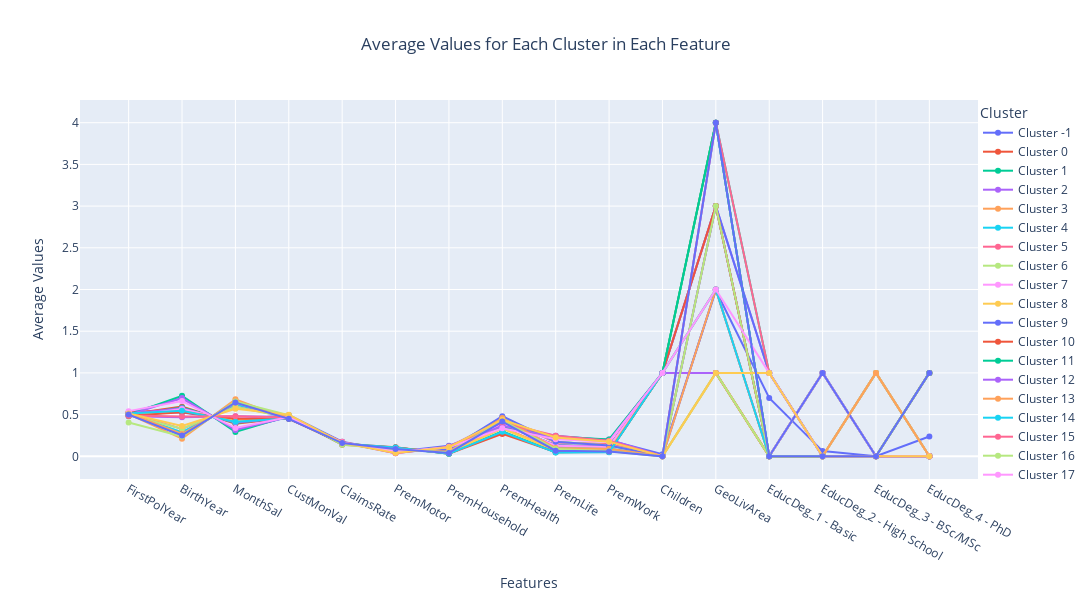

Notebook code for this chart:
### Code cell
selected_columns = list(df_norm.columns) + ['dbscan_cluster']

cluster_profile(df_norm_clusters[selected_columns], 'dbscan_cluster')

### Figure 1 — Plotly figure (JSON) as saved in the notebook; plotly's stock layout.template omitted (floating-point values rounded to 4 significant figures)
{"data": [{"mode": "lines+markers", "name": "Cluster -1", "type": "scatter", "x": ["FirstPolYear", "BirthYear", "MonthSal", "CustMonVal", "ClaimsRate", "PremMotor", "PremHousehold", "PremHealth", "PremLife", "PremWork", "Children", "GeoLivArea", "EducDeg_1 - Basic", "EducDeg_2 - High School", "EducDeg_3 - BSc/MSc", "EducDeg_4 - PhD"], "y": [0.5286, 0.5263, 0.4392, 0.494, 0.1756, 0.0553, 0.1262, 0.3591, 0.2458, 0.1916, 0.025, 1.988, 0.7, 0.0625, 0, 0.2375]}, {"mode": "lines+markers", "name": "Cluster 0", "type": "scatter", "x": ["FirstPolYear", "BirthYear", "MonthSal", "CustMonVal", "ClaimsRate", "PremMotor", "PremHousehold", "PremHealth", "PremLife", "PremWork", "Children", "GeoLivArea", "EducDeg_1 - Basic", "EducDeg_2 - High School", "EducDeg_3 - BSc/MSc", "EducDeg_4 - PhD"], "y": [0.5035, 0.5955, 0.3895, 0.461, 0.1623, 0.07212, 0.06826, 0.3796, 0.1308, 0.1181, 1, 1, 0, 1, 0, 0]}, {"mode": "lines+markers", "name": "Cluster 1", "type": "scatter", "x": ["FirstPolYear", "BirthYear", "MonthSal", "CustMonVal", "ClaimsRate", "PremMotor", "PremHousehold", "PremHealth", "PremLife", "PremWork", "Children", "GeoLivArea", "EducDeg_1 - Basic", "EducDeg_2 - High School", "EducDeg_3 - BSc/MSc", "EducDeg_4 - PhD"], "y": [0.4932, 0.5858, 0.3988, 0.4689, 0.1585, 0.07204, 0.07083, 0.3819, 0.1322, 0.113, 1, 4, 0, 1, 0, 0]}, {"mode": "lines+markers", "name": "Cluster 2", "type": "scatter", "x": ["FirstPolYear", "BirthYear", "MonthSal", "CustMonVal", "ClaimsRate", "PremMotor", "PremHousehold", "PremHealth", "PremLife", "PremWork", "Children", "GeoLivArea", "EducDeg_1 - Basic", "EducDeg_2 - High School", "EducDeg_3 - BSc/MSc", "EducDeg_4 - PhD"], "y": [0.4788, 0.4697, 0.4817, 0.4701, 0.1657, 0.03704, 0.1117, 0.4392, 0.2175, 0.2013, 0, 3, 1, 0, 0, 0]}, {"mode": "lines+markers", "name": "Cluster 3", "type": "scatter", "x": ["FirstPolYear", "BirthYear", "MonthSal", "CustMonVal", "ClaimsRate", "PremMotor", "PremHousehold", "PremHealth", "PremLife", "PremWork", "Children", "GeoLivArea", "EducDeg_1 - Basic", "EducDeg_2 - High School", "EducDeg_3 - BSc/MSc", "EducDeg_4 - PhD"], "y": [0.5069, 0.5535, 0.4236, 0.4625, 0.1532, 0.0936, 0.04593, 0.3421, 0.07567, 0.0695, 1, 4, 0, 0, 1, 0]}, {"mode": "lines+markers", "name": "Cluster 4", "type": "scatter", "x": ["FirstPolYear", "BirthYear", "MonthSal", "CustMonVal", "ClaimsRate", "PremMotor", "PremHousehold", "PremHealth", "PremLife", "PremWork", "Children", "GeoLivArea", "EducDeg_1 - Basic", "EducDeg_2 - High School", "EducDeg_3 - BSc/MSc", "EducDeg_4 - PhD"], "y": [0.5092, 0.2887, 0.6193, 0.4697, 0.1652, 0.05319, 0.08703, 0.4649, 0.1718, 0.132, 0, 4, 0, 1, 0, 0]}, {"mode": "lines+markers", "name": "Cluster 5", "type": "scatter", "x": ["FirstPolYear", "BirthYear", "MonthSal", "CustMonVal", "ClaimsRate", "PremMotor", "PremHousehold", "PremHealth", "PremLife", "PremWork", "Children", "GeoLivArea", "EducDeg_1 - Basic", "EducDeg_2 - High School", "EducDeg_3 - BSc/MSc", "EducDeg_4 - PhD"], "y": [0.4859, 0.5597, 0.42, 0.4695, 0.1512, 0.0909, 0.04953, 0.3456, 0.07949, 0.07303, 1, 1, 0, 0, 1, 0]}, {"mode": "lines+markers", "name": "Cluster 6", "type": "scatter", "x": ["FirstPolYear", "BirthYear", "MonthSal", "CustMonVal", "ClaimsRate", "PremMotor", "PremHousehold", "PremHealth", "PremLife", "PremWork", "Children", "GeoLivArea", "EducDeg_1 - Basic", "EducDeg_2 - High School", "EducDeg_3 - BSc/MSc", "EducDeg_4 - PhD"], "y": [0.5239, 0.252, 0.6487, 0.4637, 0.1566, 0.07243, 0.05718, 0.4611, 0.09806, 0.08827, 0, 1, 0, 0, 1, 0]}, {"mode": "lines+markers", "name": "Cluster 7", "type": "scatter", "x": ["FirstPolYear", "BirthYear", "MonthSal", "CustMonVal", "ClaimsRate", "PremMotor", "PremHousehold", "PremHealth", "PremLife", "PremWork", "Children", "GeoLivArea", "EducDeg_1 - Basic", "EducDeg_2 - High School", "EducDeg_3 - BSc/MSc", "EducDeg_4 - PhD"], "y": [0.4991, 0.2551, 0.6475, 0.4566, 0.1621, 0.07218, 0.05778, 0.4621, 0.1018, 0.08829, 0, 4, 0, 0, 1, 0]}, {"mode": "lines+markers", "name": "Cluster 8", "type": "scatter", "x": ["FirstPolYear", "BirthYear", "MonthSal", "CustMonVal", "ClaimsRate", "PremMotor", "PremHousehold", "PremHealth", "PremLife", "PremWork", "Children", "GeoLivArea", "EducDeg_1 - Basic", "EducDeg_2 - High School", "EducDeg_3 - BSc/MSc", "EducDeg_4 - PhD"], "y": [0.4862, 0.554, 0.4171, 0.4701, 0.15, 0.09335, 0.04684, 0.34, 0.07355, 0.06913, 1, 3, 0, 0, 1, 0]}, {"mode": "lines+markers", "name": "Cluster 9", "type": "scatter", "x": ["FirstPolYear", "BirthYear", "MonthSal", "CustMonVal", "ClaimsRate", "PremMotor", "PremHousehold", "PremHealth", "PremLife", "PremWork", "Children", "GeoLivArea", "EducDeg_1 - Basic", "EducDeg_2 - High School", "EducDeg_3 - BSc/MSc", "EducDeg_4 - PhD"], "y": [0.5153, 0.698, 0.3164, 0.4701, 0.1681, 0.04936, 0.1032, 0.3609, 0.2153, 0.1925, 1, 3, 1, 0, 0, 0]}, {"mode": "lines+markers", "name": "Cluster 10", "type": "scatter", "x": ["FirstPolYear", "BirthYear", "MonthSal", "CustMonVal", "ClaimsRate", "PremMotor", "PremHousehold", "PremHealth", "PremLife", "PremWork", "Children", "GeoLivArea", "EducDeg_1 - Basic", "EducDeg_2 - High School", "EducDeg_3 - BSc/MSc", "EducDeg_4 - PhD"], "y": [0.526, 0.5644, 0.4204, 0.4787, 0.1394, 0.106, 0.03287, 0.2916, 0.04877, 0.05042, 1, 1, 0, 0, 0, 1]}, {"mode": "lines+markers", "name": "Cluster 11", "type": "scatter", "x": ["FirstPolYear", "BirthYear", "MonthSal", "CustMonVal", "ClaimsRate", "PremMotor", "PremHousehold", "PremHealth", "PremLife", "PremWork", "Children", "GeoLivArea", "EducDeg_1 - Basic", "EducDeg_2 - High School", "EducDeg_3 - BSc/MSc", "EducDeg_4 - PhD"], "y": [0.4825, 0.5393, 0.4268, 0.4706, 0.1431, 0.1056, 0.03155, 0.3008, 0.04851, 0.05314, 1, 4, 0, 0, 0, 1]}, {"mode": "lines+markers", "name": "Cluster 12", "type": "scatter", "x": ["FirstPolYear", "BirthYear", "MonthSal", "CustMonVal", "ClaimsRate", "PremMotor", "PremHousehold", "PremHealth", "PremLife", "PremWork", "Children", "GeoLivArea", "EducDeg_1 - Basic", "EducDeg_2 - High School", "EducDeg_3 - BSc/MSc", "EducDeg_4 - PhD"], "y": [0.5093, 0.5769, 0.4061, 0.4632, 0.162, 0.07175, 0.07397, 0.3777, 0.1324, 0.1141, 1, 3, 0, 1, 0, 0]}, {"mode": "lines+markers", "name": "Cluster 13", "type": "scatter", "x": ["FirstPolYear", "BirthYear", "MonthSal", "CustMonVal", "ClaimsRate", "PremMotor", "PremHousehold", "PremHealth", "PremLife", "PremWork", "Children", "GeoLivArea", "EducDeg_1 - Basic", "EducDeg_2 - High School", "EducDeg_3 - BSc/MSc", "EducDeg_4 - PhD"], "y": [0.5052, 0.2116, 0.6831, 0.4462, 0.1647, 0.08192, 0.05081, 0.4372, 0.06717, 0.06788, 0, 1, 0, 0, 0, 1]}, {"mode": "lines+markers", "name": "Cluster 14", "type": "scatter", "x": ["FirstPolYear", "BirthYear", "MonthSal", "CustMonVal", "ClaimsRate", "PremMotor", "PremHousehold", "PremHealth", "PremLife", "PremWork", "Children", "GeoLivArea", "EducDeg_1 - Basic", "EducDeg_2 - High School", "EducDeg_3 - BSc/MSc", "EducDeg_4 - PhD"], "y": [0.502, 0.2535, 0.6462, 0.4507, 0.1635, 0.07216, 0.05611, 0.4539, 0.1047, 0.09205, 0, 3, 0, 0, 1, 0]}, {"mode": "lines+markers", "name": "Cluster 15", "type": "scatter", "x": ["FirstPolYear", "BirthYear", "MonthSal", "CustMonVal", "ClaimsRate", "PremMotor", "PremHousehold", "PremHealth", "PremLife", "PremWork", "Children", "GeoLivArea", "EducDeg_1 - Basic", "EducDeg_2 - High School", "EducDeg_3 - BSc/MSc", "EducDeg_4 - PhD"], "y": [0.5208, 0.3268, 0.5926, 0.4696, 0.167, 0.05242, 0.08789, 0.4583, 0.1649, 0.1465, 0, 3, 0, 1, 0, 0]}, {"mode": "lines+markers", "name": "Cluster 16", "type": "scatter", "x": ["FirstPolYear", "BirthYear", "MonthSal", "CustMonVal", "ClaimsRate", "PremMotor", "PremHousehold", "PremHealth", "PremLife", "PremWork", "Children", "GeoLivArea", "EducDeg_1 - Basic", "EducDeg_2 - High School", "EducDeg_3 - BSc/MSc", "EducDeg_4 - PhD"], "y": [0.4955, 0.3305, 0.5904, 0.4664, 0.165, 0.05213, 0.0895, 0.4674, 0.1742, 0.1331, 0, 1, 0, 1, 0, 0]}, {"mode": "lines+markers", "name": "Cluster 17", "type": "scatter", "x": ["FirstPolYear", "BirthYear", "MonthSal", "CustMonVal", "ClaimsRate", "PremMotor", "PremHousehold", "PremHealth", "PremLife", "PremWork", "Children", "GeoLivArea", "EducDeg_1 - Basic", "EducDeg_2 - High School", "EducDeg_3 - BSc/MSc", "EducDeg_4 - PhD"], "y": [0.4866, 0.566, 0.4199, 0.4701, 0.1603, 0.07044, 0.07446, 0.3964, 0.1263, 0.113, 1, 2, 0, 1, 0, 0]}, {"mode": "lines+markers", "name": "Cluster 18", "type": "scatter", "x": ["FirstPolYear", "BirthYear", "MonthSal", "CustMonVal", "ClaimsRate", "PremMotor", "PremHousehold", "PremHealth", "PremLife", "PremWork", "Children", "GeoLivArea", "EducDeg_1 - Basic", "EducDeg_2 - High School", "EducDeg_3 - BSc/MSc", "EducDeg_4 - PhD"], "y": [0.5055, 0.5416, 0.435, 0.4565, 0.1549, 0.09507, 0.0428, 0.3319, 0.06944, 0.06885, 1, 2, 0, 0, 1, 0]}, {"mode": "lines+markers", "name": "Cluster 19", "type": "scatter", "x": ["FirstPolYear", "BirthYear", "MonthSal", "CustMonVal", "ClaimsRate", "PremMotor", "PremHousehold", "PremHealth", "PremLife", "PremWork", "Children", "GeoLivArea", "EducDeg_1 - Basic", "EducDeg_2 - High School", "EducDeg_3 - BSc/MSc", "EducDeg_4 - PhD"], "y": [0.5174, 0.2504, 0.649, 0.4499, 0.1691, 0.05311, 0.07962, 0.4815, 0.1738, 0.1301, 0, 2, 0, 1, 0, 0]}, {"mode": "lines+markers", "name": "Cluster 20", "type": "scatter", "x": ["FirstPolYear", "BirthYear", "MonthSal", "CustMonVal", "ClaimsRate", "PremMotor", "PremHousehold", "PremHealth", "PremLife", "PremWork", "Children", "GeoLivArea", "EducDeg_1 - Basic", "EducDeg_2 - High School", "EducDeg_3 - BSc/MSc", "EducDeg_4 - PhD"], "y": [0.4864, 0.5281, 0.4493, 0.4528, 0.1516, 0.1086, 0.02961, 0.2687, 0.05273, 0.05172, 1, 3, 0, 0, 0, 1]}, {"mode": "lines+markers", "name": "Cluster 21", "type": "scatter", "x": ["FirstPolYear", "BirthYear", "MonthSal", "CustMonVal", "ClaimsRate", "PremMotor", "PremHousehold", "PremHealth", "PremLife", "PremWork", "Children", "GeoLivArea", "EducDeg_1 - Basic", "EducDeg_2 - High School", "EducDeg_3 - BSc/MSc", "EducDeg_4 - PhD"], "y": [0.4974, 0.7259, 0.2922, 0.4829, 0.1659, 0.0444, 0.1138, 0.3539, 0.238, 0.2016, 1, 4, 1, 0, 0, 0]}, {"mode": "lines+markers", "name": "Cluster 22", "type": "scatter", "x": ["FirstPolYear", "BirthYear", "MonthSal", "CustMonVal", "ClaimsRate", "PremMotor", "PremHousehold", "PremHealth", "PremLife", "PremWork", "Children", "GeoLivArea", "EducDeg_1 - Basic", "EducDeg_2 - High School", "EducDeg_3 - BSc/MSc", "EducDeg_4 - PhD"], "y": [0.4966, 0.6983, 0.316, 0.4748, 0.1646, 0.04756, 0.1068, 0.3657, 0.2271, 0.1815, 1, 1, 1, 0, 0, 0]}, {"mode": "lines+markers", "name": "Cluster 23", "type": "scatter", "x": ["FirstPolYear", "BirthYear", "MonthSal", "CustMonVal", "ClaimsRate", "PremMotor", "PremHousehold", "PremHealth", "PremLife", "PremWork", "Children", "GeoLivArea", "EducDeg_1 - Basic", "EducDeg_2 - High School", "EducDeg_3 - BSc/MSc", "EducDeg_4 - PhD"], "y": [0.5185, 0.267, 0.6434, 0.4596, 0.1597, 0.0728, 0.05767, 0.4587, 0.09912, 0.09015, 0, 2, 0, 0, 1, 0]}, {"mode": "lines+markers", "name": "Cluster 24", "type": "scatter", "x": ["FirstPolYear", "BirthYear", "MonthSal", "CustMonVal", "ClaimsRate", "PremMotor", "PremHousehold", "PremHealth", "PremLife", "PremWork", "Children", "GeoLivArea", "EducDeg_1 - Basic", "EducDeg_2 - High School", "EducDeg_3 - BSc/MSc", "EducDeg_4 - PhD"], "y": [0.5126, 0.5452, 0.4139, 0.4566, 0.1545, 0.1064, 0.03203, 0.293, 0.04591, 0.04791, 1, 2, 0, 0, 0, 1]}, {"mode": "lines+markers", "name": "Cluster 25", "type": "scatter", "x": ["FirstPolYear", "BirthYear", "MonthSal", "CustMonVal", "ClaimsRate", "PremMotor", "PremHousehold", "PremHealth", "PremLife", "PremWork", "Children", "GeoLivArea", "EducDeg_1 - Basic", "EducDeg_2 - High School", "EducDeg_3 - BSc/MSc", "EducDeg_4 - PhD"], "y": [0.4878, 0.4758, 0.4807, 0.4667, 0.1732, 0.038, 0.1183, 0.4052, 0.2473, 0.1871, 0, 4, 1, 0, 0, 0]}, {"mode": "lines+markers", "name": "Cluster 26", "type": "scatter", "x": ["FirstPolYear", "BirthYear", "MonthSal", "CustMonVal", "ClaimsRate", "PremMotor", "PremHousehold", "PremHealth", "PremLife", "PremWork", "Children", "GeoLivArea", "EducDeg_1 - Basic", "EducDeg_2 - High School", "EducDeg_3 - BSc/MSc", "EducDeg_4 - PhD"], "y": [0.4058, 0.2377, 0.6574, 0.492, 0.1391, 0.08422, 0.04641, 0.43, 0.08614, 0.06159, 0, 3, 0, 0, 0, 1]}, {"mode": "lines+markers", "name": "Cluster 27", "type": "scatter", "x": ["FirstPolYear", "BirthYear", "MonthSal", "CustMonVal", "ClaimsRate", "PremMotor", "PremHousehold", "PremHealth", "PremLife", "PremWork", "Children", "GeoLivArea", "EducDeg_1 - Basic", "EducDeg_2 - High School", "EducDeg_3 - BSc/MSc", "EducDeg_4 - PhD"], "y": [0.5417, 0.6622, 0.339, 0.47, 0.1662, 0.0542, 0.1099, 0.3364, 0.2048, 0.1753, 1, 2, 1, 0, 0, 0]}, {"mode": "lines+markers", "name": "Cluster 28", "type": "scatter", "x": ["FirstPolYear", "BirthYear", "MonthSal", "CustMonVal", "ClaimsRate", "PremMotor", "PremHousehold", "PremHealth", "PremLife", "PremWork", "Children", "GeoLivArea", "EducDeg_1 - Basic", "EducDeg_2 - High School", "EducDeg_3 - BSc/MSc", "EducDeg_4 - PhD"], "y": [0.5142, 0.3635, 0.5706, 0.4994, 0.1605, 0.04018, 0.1088, 0.4387, 0.2251, 0.1756, 0, 1, 1, 0, 0, 0]}, {"mode": "lines+markers", "name": "Cluster 29", "type": "scatter", "x": ["FirstPolYear", "BirthYear", "MonthSal", "CustMonVal", "ClaimsRate", "PremMotor", "PremHousehold", "PremHealth", "PremLife", "PremWork", "Children", "GeoLivArea", "EducDeg_1 - Basic", "EducDeg_2 - High School", "EducDeg_3 - BSc/MSc", "EducDeg_4 - PhD"], "y": [0.5005, 0.2497, 0.6451, 0.449, 0.1585, 0.08799, 0.0405, 0.4159, 0.06758, 0.05845, 0, 4, 0, 0, 0, 1]}], "layout": {"height": 600, "legend": {"orientation": "v", "title": {"text": "Cluster"}, "x": 1, "y": 1}, "title": {"text": "Average Values for Each Cluster in Each Feature", "x": 0.5}, "width": 1300, "xaxis": {"title": {"text": "Features"}}, "yaxis": {"title": {"text": "Average Values"}}}}
